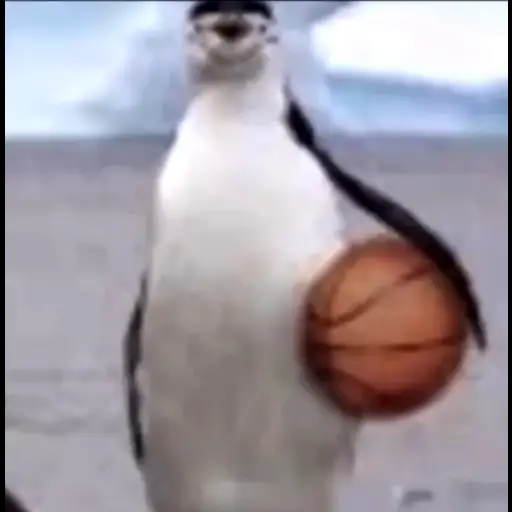
#> input picture 3-week/image2.png, 512 x 512 px, found by its file name
$ python ejer01.py   (older library calls are emulated)
#> lines starting #> are read from the running program, lines starting #| are printed output that depends on the picture; after the words box and inside, x2 and y2 are one past the last pixel; in counts of white or black regions, pixels touching at a corner belong together
import cv2
import numpy as np

# Cargar imagen de entrada
input_image = cv2.imread('3-week/image2.png')
#> input_image is the input picture: shape (512, 512, 3); mean B, G, R 163, 154.7, 161.3
gray_image = cv2.cvtColor(input_image, cv2.COLOR_BGR2GRAY)
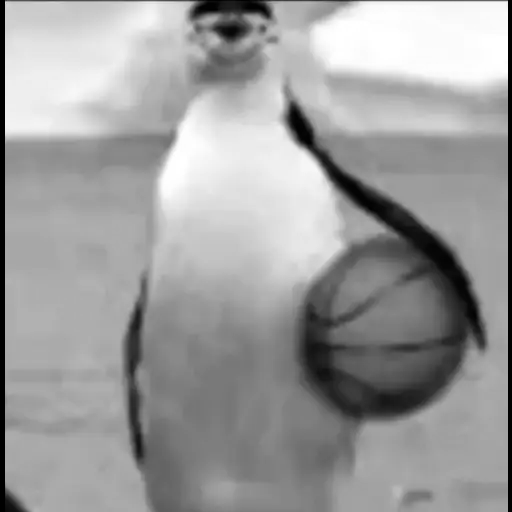
#> gray_image: shape (512, 512); min 0, max 255, mean 157.6

# Crear detector FAST
# (en versiones anteriores a OpenCV 3.0.0 se usaba: cv2.FastFeatureDetector())
fast = cv2.FastFeatureDetector_create()

# --- Detección con Non Max Suppression habilitado ---
keypoints = fast.detect(gray_image, None)
#> keypoints = 100 keypoints; strongest (x, y, size): (507, 3, 7), (5, 3, 7), (193, 3, 7), (267, 3, 7)
print("Número de keypoints con Non Max Suppression:", len(keypoints))
#| Número de keypoints con Non Max Suppression: 100

# Dibujar keypoints sobre la imagen original
img_keypoints_with_nonmax = input_image.copy()
cv2.drawKeypoints(
    input_image,
    keypoints,
    img_keypoints_with_nonmax,
    color=(0, 255, 0),
    flags=cv2.DRAW_MATCHES_FLAGS_DRAW_RICH_KEYPOINTS
)
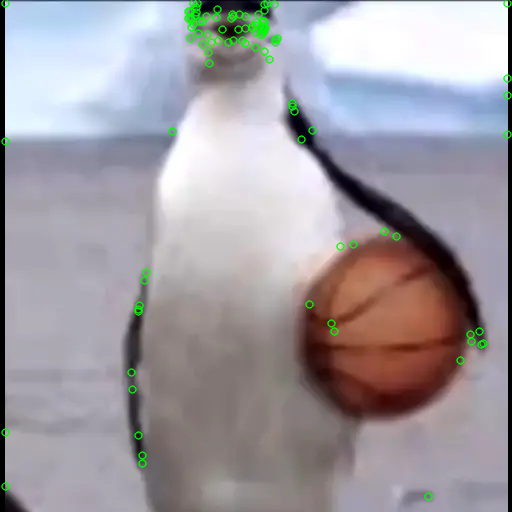
#> img_keypoints_with_nonmax: shape (512, 512, 3); 1.92% of pixels changed, all inside (x1, y1, x2, y2) = (0, 0, 512, 502)

cv2.imshow('FAST keypoints - con Non Max Suppression', img_keypoints_with_nonmax)

# --- Detección con Non Max Suppression deshabilitado ---
fast.setNonmaxSuppression(False)
keypoints = fast.detect(gray_image, None)
#> keypoints = 735 keypoints; strongest (x, y, size): (5, 3, 7), (6, 3, 7), (188, 3, 7), (189, 3, 7)
print("Número total de keypoints sin Non Max Suppression:", len(keypoints))
#| Número total de keypoints sin Non Max Suppression: 735

# Dibujar keypoints sobre la imagen original
img_keypoints_without_nonmax = input_image.copy()
cv2.drawKeypoints(
    input_image,
    keypoints,
    img_keypoints_without_nonmax,
    color=(0, 255, 0),
    flags=cv2.DRAW_MATCHES_FLAGS_DRAW_RICH_KEYPOINTS
)
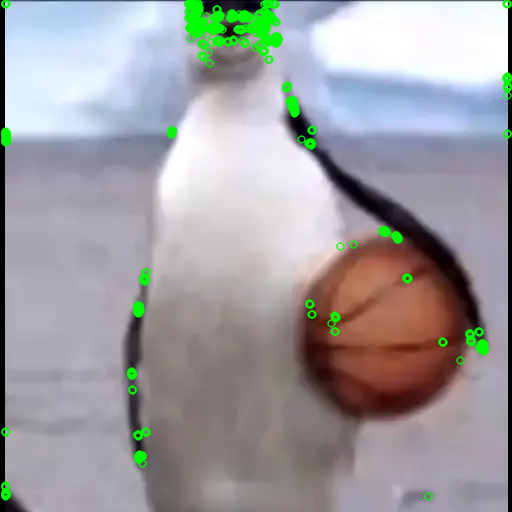
#> img_keypoints_without_nonmax: shape (512, 512, 3); 3.15% of pixels changed, all inside (x1, y1, x2, y2) = (0, 0, 512, 502)

cv2.imshow('FAST keypoints - sin Non Max Suppression', img_keypoints_without_nonmax)

# Esperar tecla para cerrar
cv2.waitKey(0)
cv2.destroyAllWindows()

$ run again, with 3-week/image.png copied over 3-week/image2.png
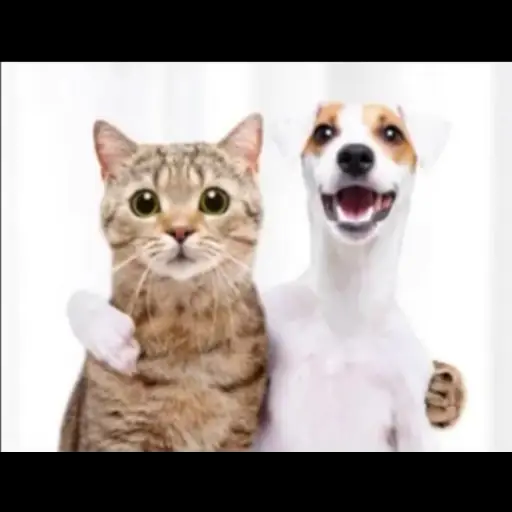
#> input picture 3-week/image.png, 512 x 512 px, found by its file name
#> input_image is the input picture: shape (512, 512, 3); mean B, G, R 154.7, 158.8, 166.9
#> `keypoints = fast.detect(gray_image, None)`: keypoints = 1283 keypoints; strongest (x, y, size): (3, 451, 7), (3, 62, 7), (389, 132, 7), (328, 131, 7)
#| Número de keypoints con Non Max Suppression: 1283
#> `cv2.drawKeypoints( input_image, keypoints, img_keypoints_with_nonmax, ..`:
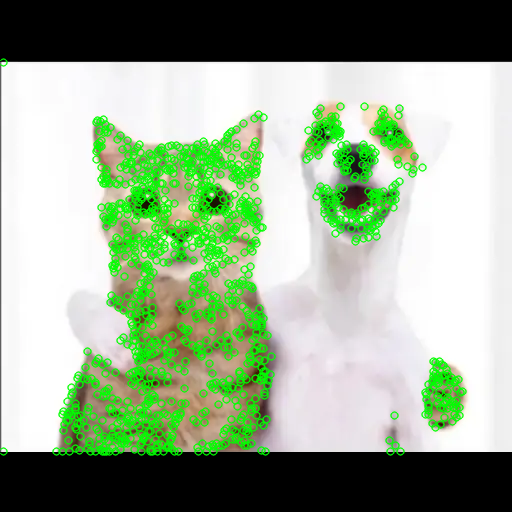
#> img_keypoints_with_nonmax: shape (512, 512, 3); 17.97% of pixels changed, all inside (x1, y1, x2, y2) = (0, 58, 468, 457)
#> `keypoints = fast.detect(gray_image, None)`: keypoints = 8148 keypoints; strongest (x, y, size): (3, 62, 7), (4, 62, 7), (3, 63, 7), (3, 64, 7)
#| Número total de keypoints sin Non Max Suppression: 8148
#> `cv2.drawKeypoints( input_image, keypoints, img_keypoints_without_nonma..`:
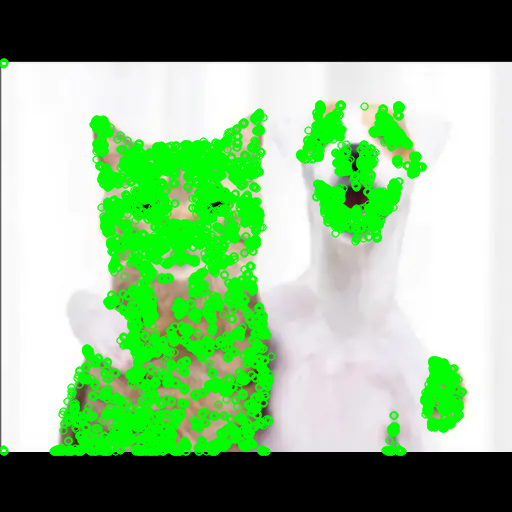
#> img_keypoints_without_nonmax: shape (512, 512, 3); mean B, G, R 131.4, 180.3, 135.4
